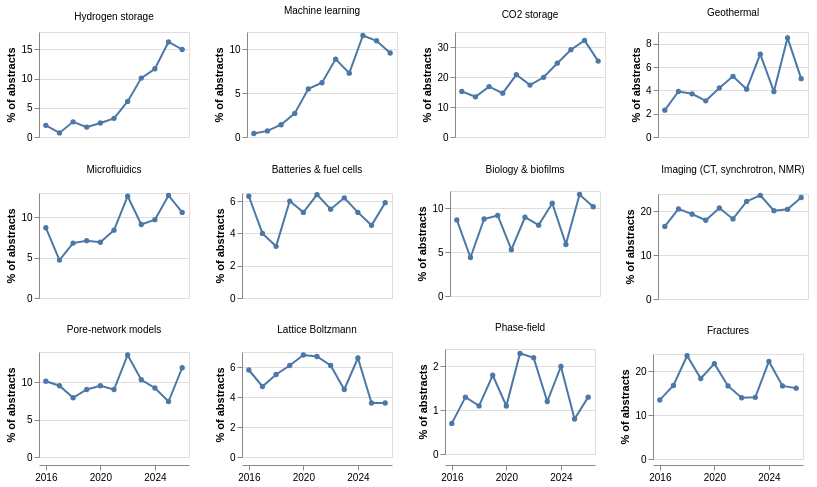

This figure's Vega-Lite source:
### Vega-Lite specification from a JSON file in a GitHub repository (floating-point values rounded to 4 significant figures; data arrays with more than 128 entries replaced by an {"elided": "..."} marker saying what was removed)
{"data": {"values": {"elided": "132 records"}}, "facet": {"field": "Term", "sort": ["Hydrogen storage", "Machine learning", "CO2 storage", "Geothermal", "Microfluidics", "Batteries & fuel cells", "Biology & biofilms", "Imaging (CT, synchrotron, NMR)", "Pore-network models", "Lattice Boltzmann", "Phase-field", "Fractures"], "title": null, "type": "nominal"}, "spec": {"layer": [{"mark": {"type": "line", "point": {"filled": true, "size": 28}, "strokeWidth": 2}, "encoding": {"x": {"axis": {"labelAngle": 0, "values": [2016, 2020, 2024]}, "field": "Year", "title": null, "type": "ordinal"}, "y": {"field": "Share", "title": "% of abstracts", "type": "quantitative"}}}, {"mark": {"type": "point", "opacity": 0, "size": 400}, "encoding": {"tooltip": [{"field": "Term", "type": "nominal"}, {"field": "Year", "type": "ordinal"}, {"field": "Share", "title": "% of abstracts", "type": "quantitative"}, {"field": "Abstracts", "type": "quantitative"}], "x": {"axis": {"labelAngle": 0, "values": [2016, 2020, 2024]}, "field": "Year", "title": null, "type": "ordinal"}, "y": {"field": "Share", "title": "% of abstracts", "type": "quantitative"}}}], "height": 105, "width": 150}, "columns": 4, "resolve": {"scale": {"y": "independent"}}, "$schema": "https://vega.github.io/schema/vega-lite/v6.4.1.json"}
